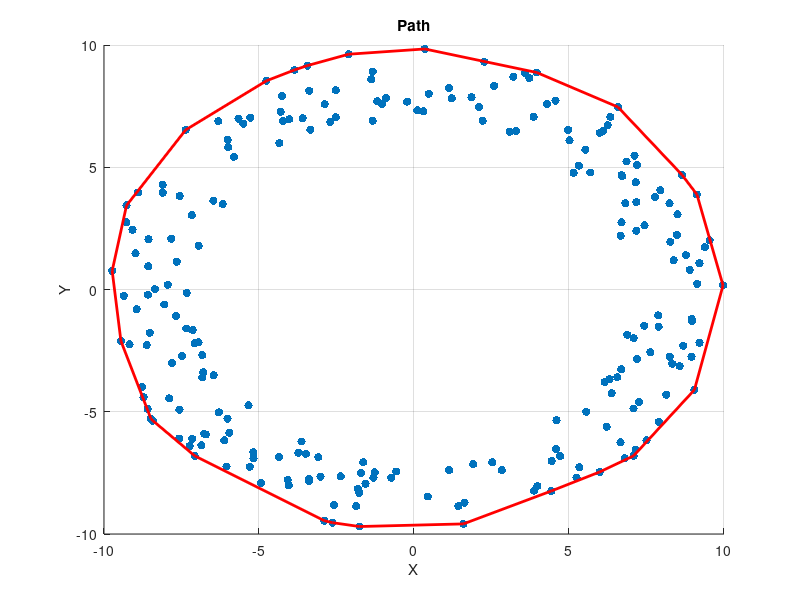

This figure's MATLAB source:
N = 500;

X = -10 + (10 - (-10)) * rand(N, 1);
Y = -10 + (10 - (-10)) * rand(N, 1);

distances = sqrt(X.^2 + Y.^2);

inside_circle = distances <= 10;
X = X(inside_circle);
Y = Y(inside_circle);

distances = sqrt(X.^2 + Y.^2);

outside_inner_circle = distances >= 7;
X = X(outside_inner_circle);
Y = Y(outside_inner_circle);

K = convhull(X, Y);

figure;
scatter(X, Y, 'filled');
hold on;
plot(X(K), Y(K), 'r', 'LineWidth', 2);
title('Path');
xlabel('X');
ylabel('Y');
xlim([-10 10]);
ylim([-10 10]);
grid on;
hold off;